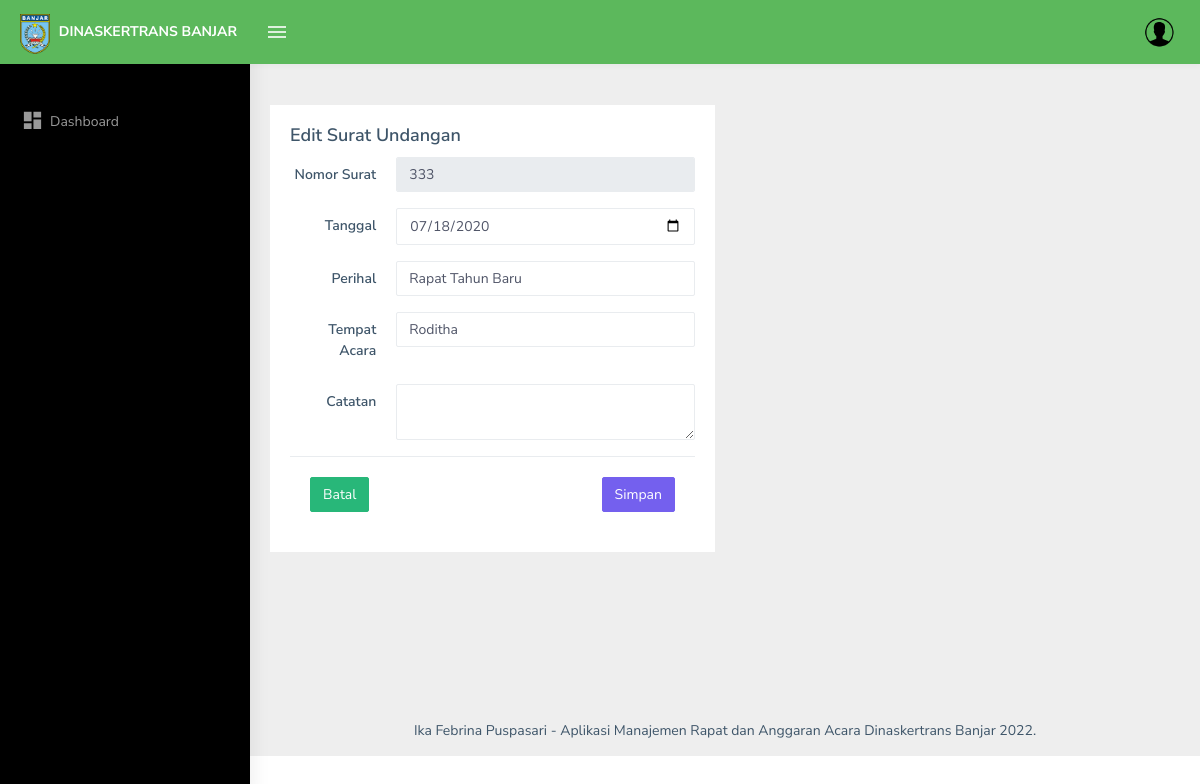
Page /admin/edit_masuk/00001 on the committed database.
### tables this page shows
CREATE TABLE `tb_surat` (
  `id_surat` varchar(128) NOT NULL,
  `no_surat` varchar(128) NOT NULL,
  `tanggal` varchar(128) NOT NULL,
  `perihal` varchar(128) NOT NULL,
  `id_pengirim` int(11) NOT NULL,
  `tempat` varchar(128) NOT NULL,
  `tgl_acara` varchar(128) NOT NULL,
  `waktu_acara` varchar(128) NOT NULL,
  `catatan` varchar(128) NOT NULL,
  `lampiran` varchar(128) NOT NULL,
  `tujuan` varchar(128) NOT NULL,
  `jenis_surat` varchar(128) NOT NULL,
  `notulensi` text NOT NULL,
  `daftar_hadir` text NOT NULL
);

### application/controllers/Admin.php (called while the page is built, shortened)
<?php
class Admin extends CI_Controller
{
    public function __construct()
    {
        $this->load->library('form_validation');
        $this->load->model('Admin_model');
    }
    public function edit_masuk($no_surat)
    {
        $this->form_validation->set_rules('tanggal', 'Tanggal', 'required', [
            'required' => 'Tanggal harus diisi!'
        ]);
        $this->form_validation->set_rules('perihal', 'Perihal', 'required', [
            'required' => 'Perihal harus diisi!'
        ]);
        $this->form_validation->set_rules('tempat', 'Tempat Acara', 'required', [
            'required' => 'Tempat Acara harus diisi!'
        ]);
        if ($this->form_validation->run() == FALSE) {
            $data['judul'] = 'Admin - Edit Surat';
            $data['user'] = $this->db->get_where('tb_pegawai', ['nip' => $this->session->userdata('nip')])->row_array();
            $data['surat'] = $this->Admin_model->getSuratWhere($no_surat);
            $this->load->view('templates/header', $data);
            $this->load->view('templates/topbar');
            $this->load->view('templates/ad_sidebar');
            $this->load->view('admin/ed_masuk', $data);
            $this->load->view('templates/footer');
        } else {
            $this->Admin_model->editMasuk($no_surat);
            $this->session->set_flashdata('pesan', '<div class="alert alert-success" role="alert">Surat undangan berhasil diperbaharui.</div>');
            redirect('admin/surat');
        }
    }
}

### index.php (called while the page is built, shortened)
<?php
require_once BASEPATH.'core/CodeIgniter.php';

### application/models/Admin_model.php (called while the page is built, shortened)
<?php
class Admin_model extends CI_Model {
    public function getSuratWhere($no_surat){
        $this->db->from('tb_surat');
        $this->db->where('id_surat', $no_surat);
        return $this->db->get()->row_array();
    }
}

### application/views/admin/ed_masuk.php (the view, shortened to what this page needs)
<div class="page-wrapper">
            <div class="page-breadcrumb">
                <div class="row">
                    <div class="col-12 d-flex no-block align-items-center">
                    </div>
                </div>
            </div>
            <div class="container-fluid">
                <div class="row">
                    <div class="col-md-6">
                        <div class="card">
                            <div class="card-body">
                                <h4 class="card-title">Edit Surat Undangan</h4>
                                <form class="form-horizontal" method="post">
                                    <div class="form-group row">
                                        <label for="no_surat" class="col-sm-3 text-right control-label col-form-label">Nomor Surat</label>
                                        <div class="col-sm-9">
                                            <input type="text" class="form-control" id="no_surat" placeholder="Nomor Surat" name="no_suratH" value="<?= $surat['no_surat'] ?>" disabled>
                                        </div>
                                    </div>
                                    <div class="form-group row">
                                        <label for="tanggal" class="col-sm-3 text-right control-label col-form-label">Tanggal</label>
                                        <div class="col-sm-9">
                                            <input type="date" class="form-control" id="tanggal" name="tanggal" value="<?= $surat['tanggal'] ?>" autofocus>
                                        </div>
                                    </div>
                                    <div class="form-group row">
                                        <label for="perihal" class="col-sm-3 text-right control-label col-form-label">Perihal</label>
                                        <div class="col-sm-9">
                                            <input type="text" class="form-control" id="perihal" placeholder="Perihal" name="perihal" value="<?= $surat['perihal'] ?>">
                                        </div>
                                    </div>
                                    <div class="form-group row">
                                        <label for="tempat" class="col-sm-3 text-right control-label col-form-label">Tempat Acara</label>
                                        <div class="col-sm-9">
                                            <input type="text" class="form-control" id="tempat" placeholder="Tempat Acara" name="tempat" value="<?= $surat['tempat'] ?>">
                                        </div>
                                    </div>
                                    <div class="form-group row">
                                        <label for="catatan" class="col-sm-3 text-right control-label col-form-label">Catatan</label>
                                        <div class="col-sm-9">
                                            <textarea class="form-control" id="catatan" name="catatan"><?= $surat['catatan'] ?></textarea>
                                        </div>
                                    </div>
                                    <div class="border-top">
                                        <div class="card-body">
                                            <a href="<?= base_url('admin/surat') ?>" class="btn btn-success">Batal</a>
                                            <button type="submit" name="edit_masuk" class="btn btn-primary float-right">Simpan</button>
                                        </div>
                                    </div>
                                </form>
                            </div>
                        </div>
                    </div>
                </div>
            </div>

### rows in the picture
tb_surat: no_suratH "333", tanggal "07/18/2020", perihal "Rapat Tahun Baru", tempat "Roditha"
